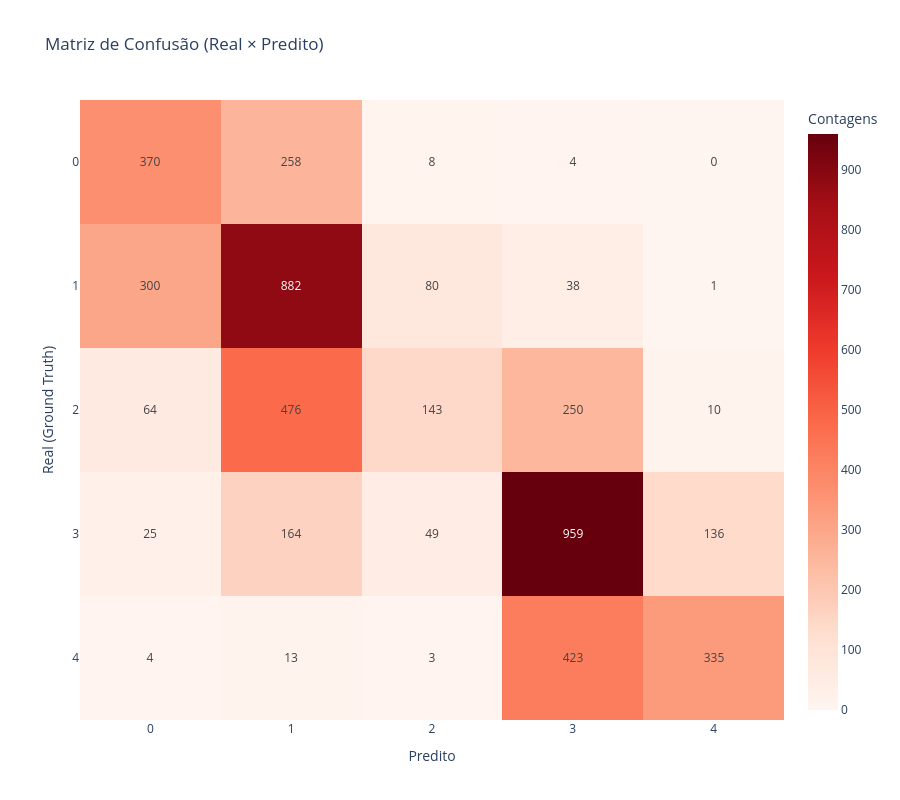

Here is the notebook cell this chart was saved with:
### Markdown cell above
## 5) Validação com Ground Truth

### Code cell
accuracy, cls_report, cm = analyzer.evaluate_ground_truth(
    df_with_consensus=df_with_consensus
)

visualizer.plot_confusion_matrix(
    cm=cm,
    categories=categories
)

### Figure 1 — Plotly figure (JSON) as saved in the notebook; plotly's stock layout.template omitted (floating-point values rounded to 4 significant figures)
{"data": [{"colorbar": {"title": {"text": "Contagens"}}, "colorscale": [[0, "rgb(255,245,240)"], [0.125, "rgb(254,224,210)"], [0.25, "rgb(252,187,161)"], [0.375, "rgb(252,146,114)"], [0.5, "rgb(251,106,74)"], [0.625, "rgb(239,59,44)"], [0.75, "rgb(203,24,29)"], [0.875, "rgb(165,15,21)"], [1, "rgb(103,0,13)"]], "text": [[4, 13, 3, 423, 335], [25, 164, 49, 959, 136], [64, 476, 143, 250, 10], [300, 882, 80, 38, 1], [370, 258, 8, 4, 0]], "texttemplate": "%{text}", "type": "heatmap", "x": [0, 1, 2, 3, 4], "y": [4, 3, 2, 1, 0], "z": [[4, 13, 3, 423, 335], [25, 164, 49, 959, 136], [64, 476, 143, 250, 10], [300, 882, 80, 38, 1], [370, 258, 8, 4, 0]]}], "layout": {"height": 800, "title": {"text": "Matriz de Confusão (Real × Predito)"}, "width": 900, "xaxis": {"tickmode": "array", "ticktext": [0, 1, 2, 3, 4], "tickvals": [0, 1, 2, 3, 4], "title": {"text": "Predito"}, "type": "category"}, "yaxis": {"tickmode": "array", "ticktext": [4, 3, 2, 1, 0], "tickvals": [4, 3, 2, 1, 0], "title": {"text": "Real (Ground Truth)"}, "type": "category"}}}
